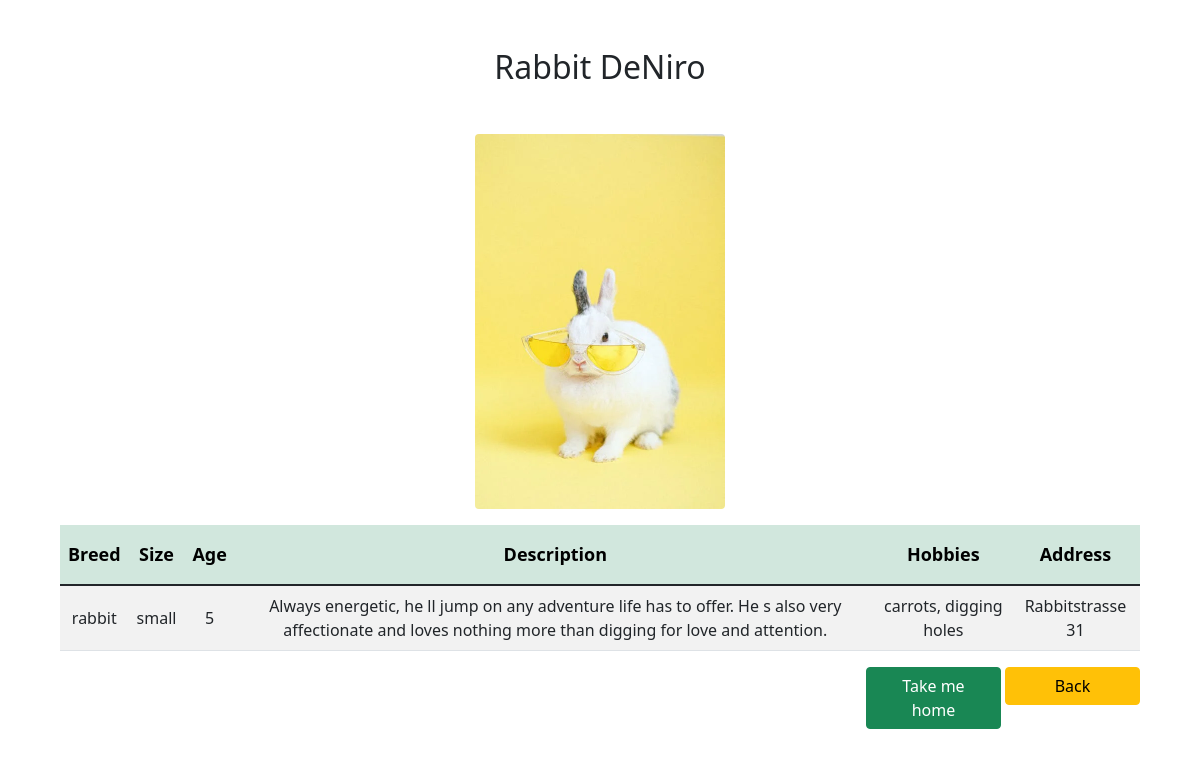
The page /details.php?petID=5000001 (signed in) on the database its author committed.
### tables this page shows
CREATE TABLE `animals` (
  `petID` int(11) NOT NULL,
  `pet_name` varchar(65) NOT NULL,
  `breed` varchar(65) NOT NULL,
  `size` enum('very small','small','medium','large','very large') NOT NULL,
  `age` int(11) NOT NULL,
  `pet_description` varchar(260) NOT NULL,
  `hobbies` varchar(65) NOT NULL,
  `pet_address` varchar(65) NOT NULL,
  `picture` varchar(250) DEFAULT NULL
);

### details.php (the view, shortened to what this page needs)
<?php
require_once 'components/db_connect.php';
if ($_GET['petID']) {
    $id = $_GET['petID'];
    $sql = "SELECT * FROM animals WHERE petID = {$id}";
    $result = mysqli_query($connect, $sql);
    $data = mysqli_fetch_assoc($result);
    if (mysqli_num_rows($result) == 1) {
        $name = $data['pet_name'];
        $breed = $data['breed'];
        $size = $data['size'];
        $age = $data['age'];
        $description = $data['pet_description'];
        $hobbies = $data['hobbies'];
        $address = $data['pet_address'];
        $picture = $data['picture'];
        $tcontent = "<tr>
            <td>" . $breed . "</td>
            <td>" . $size . "</td>
            <td>" . $age . "</td>
            <td>" . $description . "</td>
            <td>" . $hobbies . "</td>
            <td>" . $address . "</td>
            </tr>";
    } else {
        header("location: error.php");
    }
} else {
    header("location: error.php");
}
?>
<!DOCTYPE html>
<html lang="en">
<head>
    <?php require_once 'components/boot.php' ?>
</head>
<body>
    <div class="manageProduct mt-3">
        <p class='h2 text-center mt-5 mb-5'> <?= $name ?> </p>
        <img src="pictures/<?= $picture ?>" class="rounded mx-auto d-block mb-3 " alt="<?= $name ?>" width="250px">
        <table class='table table-striped'>
            <thead class='table-success text-nowrap'>
                <tr>
                    <th style='padding-top: 2vh; padding-bottom: 2vh; font-size: large'>Breed</th>
                    <th style='padding-top: 2vh; padding-bottom: 2vh; font-size: large'>Size</th>
                    <th style='padding-top: 2vh; padding-bottom: 2vh; font-size: large'>Age</th>
                    <th style='padding-top: 2vh; padding-bottom: 2vh; font-size: large'>Description</th>
                    <th style='padding-top: 2vh; padding-bottom: 2vh; font-size: large'>Hobbies</th>
                    <th style='padding-top: 2vh; padding-bottom: 2vh; font-size: large'>Address</th>
                </tr>
            </thead>
            <tbody>
                <?= $tcontent; ?>
            </tbody>
        </table>
        <div class='mb-3 d-flex justify-content-end'>
            <a href="home.php"><button class='btn btn-success custom me-1' type="button">Take me home</button></a>
            <a href="home.php"><button class='btn btn-warning custom' type="button">Back</button></a>
        </div>
    </div>
</body>
</html>

### details.php (style rules this page uses)
.manageProduct { margin: auto; width: 90%; }
td { text-align: center; vertical-align: middle; }
tr { text-align: center; }
.custom { width: 135px; }

### rows shown on the page
animals: pet_name "Rabbit DeNiro", picture (picture), breed "rabbit", size "small", age "5", pet_description "Always energetic, he ll jump on any adventure life has to offer. He s also very affectionate and loves nothing more than digging for love and attention.", hobbies "carrots, digging holes", pet_address "Rabbitstrasse 31"
